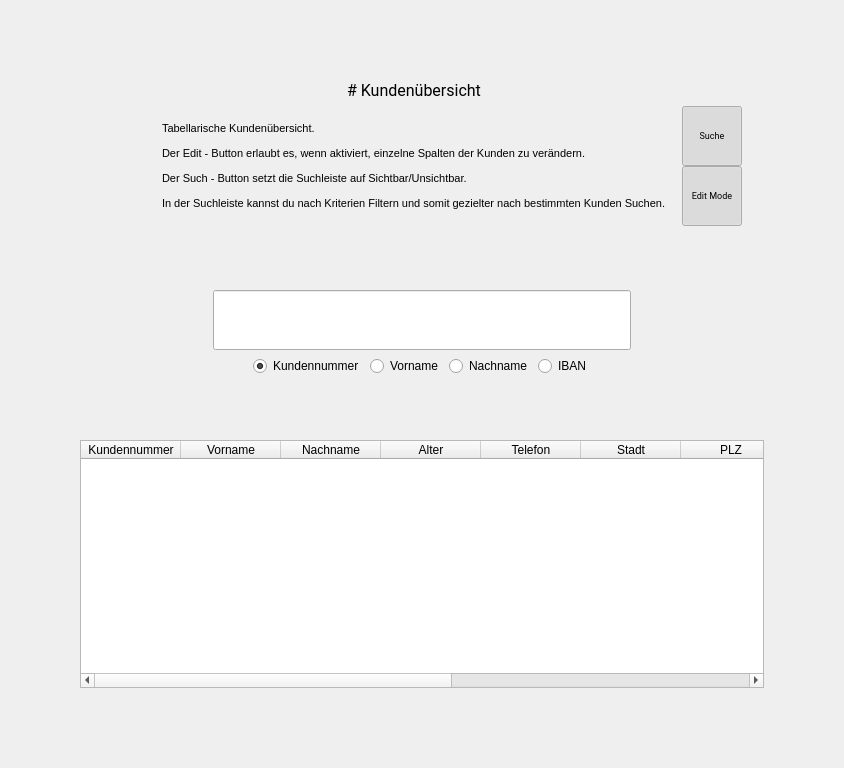
<?xml version="1.0" encoding="UTF-8"?>
<ui version="4.0">
 <class>Customers</class>
 <widget class="QWidget" name="Customers">
  <property name="geometry">
   <rect>
    <x>0</x>
    <y>0</y>
    <width>844</width>
    <height>768</height>
   </rect>
  </property>
  <property name="windowTitle">
   <string>Form</string>
  </property>
  <layout class="QVBoxLayout" name="verticalLayout_3">
   <property name="spacing">
    <number>32</number>
   </property>
   <property name="leftMargin">
    <number>64</number>
   </property>
   <property name="topMargin">
    <number>64</number>
   </property>
   <property name="rightMargin">
    <number>64</number>
   </property>
   <property name="bottomMargin">
    <number>64</number>
   </property>
   <item alignment="Qt::AlignmentFlag::AlignHCenter|Qt::AlignmentFlag::AlignVCenter">
    <widget class="QWidget" name="widget_2" native="true">
     <layout class="QGridLayout" name="gridLayout">
      <property name="leftMargin">
       <number>16</number>
      </property>
      <property name="topMargin">
       <number>16</number>
      </property>
      <property name="rightMargin">
       <number>16</number>
      </property>
      <property name="bottomMargin">
       <number>16</number>
      </property>
      <property name="horizontalSpacing">
       <number>16</number>
      </property>
      <item row="0" column="1">
       <widget class="QLabel" name="label">
        <property name="font">
         <font>
          <family>Roboto</family>
          <pointsize>12</pointsize>
         </font>
        </property>
        <property name="text">
         <string># Kundenübersicht</string>
        </property>
        <property name="textFormat">
         <enum>Qt::TextFormat::MarkdownText</enum>
        </property>
        <property name="alignment">
         <set>Qt::AlignmentFlag::AlignCenter</set>
        </property>
       </widget>
      </item>
      <item row="0" column="2">
       <spacer name="horizontalSpacer_3">
        <property name="orientation">
         <enum>Qt::Orientation::Horizontal</enum>
        </property>
        <property name="sizeType">
         <enum>QSizePolicy::Policy::Fixed</enum>
        </property>
        <property name="sizeHint" stdset="0">
         <size>
          <width>60</width>
          <height>20</height>
         </size>
        </property>
       </spacer>
      </item>
      <item row="1" column="2">
       <layout class="QVBoxLayout" name="verticalLayout_2">
        <item>
         <widget class="IconButton" name="btnSearch">
          <property name="minimumSize">
           <size>
            <width>60</width>
            <height>60</height>
           </size>
          </property>
          <property name="maximumSize">
           <size>
            <width>60</width>
            <height>60</height>
           </size>
          </property>
          <property name="font">
           <font>
            <family>Roboto</family>
            <pointsize>7</pointsize>
           </font>
          </property>
          <property name="text">
           <string>Suche</string>
          </property>
          <property name="iconSize">
           <size>
            <width>32</width>
            <height>32</height>
           </size>
          </property>
          <property name="checkable">
           <bool>true</bool>
          </property>
          <property name="checked">
           <bool>true</bool>
          </property>
          <property name="pixmap" stdset="0">
           <pixmap resource="../assets/ressources.qrc">:/icons/search.png</pixmap>
          </property>
         </widget>
        </item>
        <item>
         <widget class="IconButton" name="btnEdit">
          <property name="minimumSize">
           <size>
            <width>60</width>
            <height>60</height>
           </size>
          </property>
          <property name="maximumSize">
           <size>
            <width>60</width>
            <height>60</height>
           </size>
          </property>
          <property name="font">
           <font>
            <family>Roboto</family>
            <pointsize>7</pointsize>
           </font>
          </property>
          <property name="text">
           <string>Edit Mode</string>
          </property>
          <property name="iconSize">
           <size>
            <width>32</width>
            <height>32</height>
           </size>
          </property>
          <property name="checkable">
           <bool>true</bool>
          </property>
          <property name="checked">
           <bool>true</bool>
          </property>
          <property name="pixmap" stdset="0">
           <pixmap resource="../assets/ressources.qrc">:/icons/edit.png</pixmap>
          </property>
         </widget>
        </item>
       </layout>
      </item>
      <item row="0" column="0">
       <spacer name="horizontalSpacer_2">
        <property name="orientation">
         <enum>Qt::Orientation::Horizontal</enum>
        </property>
        <property name="sizeType">
         <enum>QSizePolicy::Policy::Fixed</enum>
        </property>
        <property name="sizeHint" stdset="0">
         <size>
          <width>60</width>
          <height>20</height>
         </size>
        </property>
       </spacer>
      </item>
      <item row="1" column="1">
       <widget class="QLabel" name="label_2">
        <property name="text">
         <string>&lt;html&gt;&lt;head/&gt;&lt;body&gt;&lt;p&gt;&lt;span style=&quot; font-size:8pt;&quot;&gt;Tabellarische Kundenübersicht.&lt;/span&gt;&lt;/p&gt;&lt;p&gt;&lt;span style=&quot; font-size:8pt;&quot;&gt;Der Edit - Button erlaubt es, wenn aktiviert, einzelne Spalten der Kunden zu verändern.&lt;/span&gt;&lt;/p&gt;&lt;p&gt;&lt;span style=&quot; font-size:8pt;&quot;&gt;Der Such - Button setzt die Suchleiste auf Sichtbar/Unsichtbar.&lt;/span&gt;&lt;/p&gt;&lt;p&gt;&lt;span style=&quot; font-size:8pt;&quot;&gt;In der Suchleiste kannst du nach Kriterien Filtern und somit gezielter nach bestimmten Kunden Suchen.&lt;/span&gt;&lt;/p&gt;&lt;/body&gt;&lt;/html&gt;</string>
        </property>
        <property name="wordWrap">
         <bool>false</bool>
        </property>
       </widget>
      </item>
     </layout>
    </widget>
   </item>
   <item alignment="Qt::AlignmentFlag::AlignHCenter|Qt::AlignmentFlag::AlignVCenter">
    <widget class="QWidget" name="widget" native="true">
     <layout class="QVBoxLayout" name="verticalLayout">
      <property name="leftMargin">
       <number>16</number>
      </property>
      <property name="topMargin">
       <number>16</number>
      </property>
      <property name="rightMargin">
       <number>16</number>
      </property>
      <property name="bottomMargin">
       <number>16</number>
      </property>
      <item>
       <widget class="QLineEdit" name="leSearch">
        <property name="minimumSize">
         <size>
          <width>0</width>
          <height>60</height>
         </size>
        </property>
        <property name="maximumSize">
         <size>
          <width>16777215</width>
          <height>60</height>
         </size>
        </property>
        <property name="font">
         <font>
          <pointsize>24</pointsize>
         </font>
        </property>
        <property name="alignment">
         <set>Qt::AlignmentFlag::AlignCenter</set>
        </property>
        <property name="clearButtonEnabled">
         <bool>true</bool>
        </property>
       </widget>
      </item>
      <item>
       <layout class="QHBoxLayout" name="horizontalLayout">
        <item>
         <spacer name="horizontalSpacer_4">
          <property name="orientation">
           <enum>Qt::Orientation::Horizontal</enum>
          </property>
          <property name="sizeHint" stdset="0">
           <size>
            <width>40</width>
            <height>20</height>
           </size>
          </property>
         </spacer>
        </item>
        <item>
         <widget class="QRadioButton" name="radioButton">
          <property name="text">
           <string>Kundennummer</string>
          </property>
          <property name="checked">
           <bool>true</bool>
          </property>
         </widget>
        </item>
        <item>
         <widget class="QRadioButton" name="radioButton_2">
          <property name="text">
           <string>Vorname</string>
          </property>
         </widget>
        </item>
        <item>
         <widget class="QRadioButton" name="radioButton_3">
          <property name="text">
           <string>Nachname</string>
          </property>
         </widget>
        </item>
        <item>
         <widget class="QRadioButton" name="radioButton_4">
          <property name="text">
           <string>IBAN</string>
          </property>
         </widget>
        </item>
        <item>
         <spacer name="horizontalSpacer">
          <property name="orientation">
           <enum>Qt::Orientation::Horizontal</enum>
          </property>
          <property name="sizeHint" stdset="0">
           <size>
            <width>40</width>
            <height>20</height>
           </size>
          </property>
         </spacer>
        </item>
       </layout>
      </item>
     </layout>
    </widget>
   </item>
   <item>
    <widget class="QWidget" name="widget_3" native="true">
     <layout class="QVBoxLayout" name="verticalLayout_4">
      <property name="leftMargin">
       <number>16</number>
      </property>
      <property name="topMargin">
       <number>16</number>
      </property>
      <property name="rightMargin">
       <number>16</number>
      </property>
      <property name="bottomMargin">
       <number>16</number>
      </property>
      <item>
       <widget class="CustomerTable" name="tableWidget">
        <property name="sizePolicy">
         <sizepolicy hsizetype="Preferred" vsizetype="MinimumExpanding">
          <horstretch>0</horstretch>
          <verstretch>0</verstretch>
         </sizepolicy>
        </property>
        <property name="styleSheet">
         <string notr="true">QAbstractItemView::item:selected {
	background: rgb(188, 188, 188);
	color: black;
}</string>
        </property>
        <attribute name="horizontalHeaderStretchLastSection">
         <bool>true</bool>
        </attribute>
        <attribute name="verticalHeaderVisible">
         <bool>false</bool>
        </attribute>
        <column>
         <property name="text">
          <string>Kundennummer</string>
         </property>
        </column>
        <column>
         <property name="text">
          <string>Vorname</string>
         </property>
        </column>
        <column>
         <property name="text">
          <string>Nachname</string>
         </property>
        </column>
        <column>
         <property name="text">
          <string>Alter</string>
         </property>
        </column>
        <column>
         <property name="text">
          <string>Telefon</string>
         </property>
        </column>
        <column>
         <property name="text">
          <string>Stadt</string>
         </property>
        </column>
        <column>
         <property name="text">
          <string>PLZ</string>
         </property>
        </column>
        <column>
         <property name="text">
          <string>Strasse</string>
         </property>
        </column>
        <column>
         <property name="text">
          <string>Hausnummer</string>
         </property>
        </column>
        <column>
         <property name="text">
          <string>IBAN</string>
         </property>
        </column>
        <column>
         <property name="text">
          <string>Kreditinstitut</string>
         </property>
        </column>
       </widget>
      </item>
     </layout>
    </widget>
   </item>
  </layout>
 </widget>
 <customwidgets>
  <customwidget>
   <class>IconButton</class>
   <extends>QPushButton</extends>
   <header>app.widgets.buttons.IconButton</header>
  </customwidget>
  <customwidget>
   <class>CustomerTable</class>
   <extends>QTableWidget</extends>
   <header>app.widgets.table_widgets.CustomerTable</header>
  </customwidget>
 </customwidgets>
 <resources>
  <include location="../assets/ressources.qrc"/>
 </resources>
 <connections>
  <connection>
   <sender>btnSearch</sender>
   <signal>clicked(bool)</signal>
   <receiver>widget</receiver>
   <slot>setVisible(bool)</slot>
   <hints>
    <hint type="sourcelabel">
     <x>723</x>
     <y>183</y>
    </hint>
    <hint type="destinationlabel">
     <x>593</x>
     <y>336</y>
    </hint>
   </hints>
  </connection>
 </connections>
</ui>
